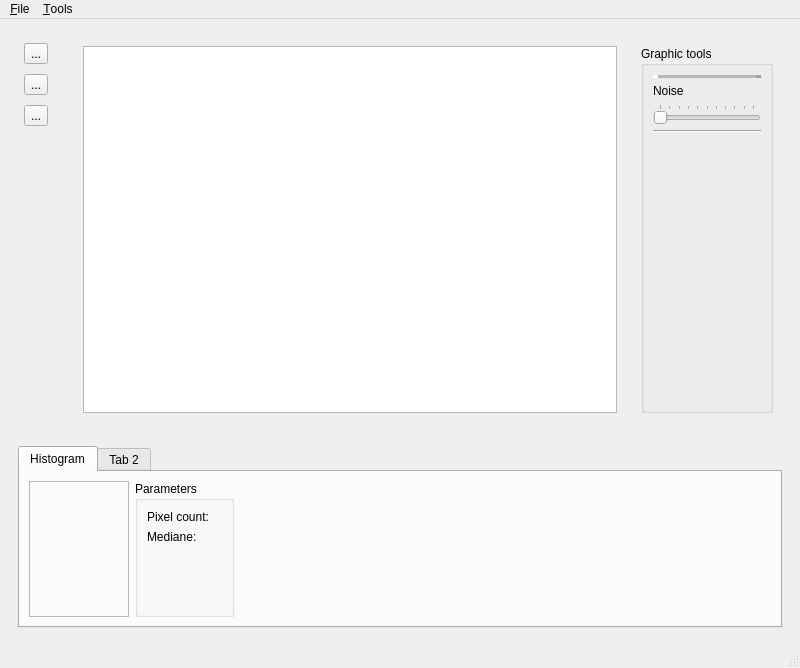
<?xml version="1.0" encoding="UTF-8"?>
<ui version="4.0">
 <class>MainWindow</class>
 <widget class="QMainWindow" name="MainWindow">
  <property name="geometry">
   <rect>
    <x>0</x>
    <y>0</y>
    <width>800</width>
    <height>668</height>
   </rect>
  </property>
  <property name="windowTitle">
   <string>MainWindow</string>
  </property>
  <widget class="QWidget" name="mainWidget">
   <layout class="QVBoxLayout" name="verticalLayout_2">
    <item>
     <widget class="QWidget" name="workSpaceWidget" native="true">
      <layout class="QHBoxLayout" name="horizontalLayout">
       <item>
        <widget class="QWidget" name="leftWidget" native="true">
         <property name="sizePolicy">
          <sizepolicy hsizetype="Expanding" vsizetype="Preferred">
           <horstretch>0</horstretch>
           <verstretch>0</verstretch>
          </sizepolicy>
         </property>
         <property name="minimumSize">
          <size>
           <width>50</width>
           <height>0</height>
          </size>
         </property>
         <property name="maximumSize">
          <size>
           <width>50</width>
           <height>16777215</height>
          </size>
         </property>
         <layout class="QVBoxLayout" name="verticalLayout" stretch="0,0,0,0">
          <property name="spacing">
           <number>10</number>
          </property>
          <property name="sizeConstraint">
           <enum>QLayout::SetDefaultConstraint</enum>
          </property>
          <property name="leftMargin">
           <number>6</number>
          </property>
          <property name="topMargin">
           <number>6</number>
          </property>
          <property name="bottomMargin">
           <number>6</number>
          </property>
          <item>
           <widget class="QToolButton" name="ArrowTool">
            <property name="text">
             <string>...</string>
            </property>
            <property name="icon">
             <iconset resource="qresfile.qrc">
              <normaloff>:/newPrefix/arrow.svg</normaloff>:/newPrefix/arrow.svg</iconset>
            </property>
           </widget>
          </item>
          <item>
           <widget class="QToolButton" name="HandTool">
            <property name="text">
             <string>...</string>
            </property>
            <property name="icon">
             <iconset resource="qresfile.qrc">
              <normaloff>:/newPrefix/hand.svg</normaloff>:/newPrefix/hand.svg</iconset>
            </property>
           </widget>
          </item>
          <item>
           <widget class="QToolButton" name="blurTool">
            <property name="text">
             <string>...</string>
            </property>
            <property name="icon">
             <iconset resource="qresfile.qrc">
              <normaloff>:/newPrefix/blur.svg</normaloff>:/newPrefix/blur.svg</iconset>
            </property>
           </widget>
          </item>
          <item>
           <spacer name="horizontalSpacer">
            <property name="orientation">
             <enum>Qt::Vertical</enum>
            </property>
            <property name="sizeHint" stdset="0">
             <size>
              <width>20</width>
              <height>40</height>
             </size>
            </property>
           </spacer>
          </item>
         </layout>
        </widget>
       </item>
       <item>
        <widget class="QWidget" name="centralWidget" native="true">
         <property name="sizePolicy">
          <sizepolicy hsizetype="Expanding" vsizetype="Preferred">
           <horstretch>0</horstretch>
           <verstretch>0</verstretch>
          </sizepolicy>
         </property>
         <property name="minimumSize">
          <size>
           <width>200</width>
           <height>200</height>
          </size>
         </property>
         <layout class="QGridLayout" name="gridLayout">
          <item row="0" column="0">
           <widget class="QGraphicsView" name="mainView"/>
          </item>
         </layout>
        </widget>
       </item>
       <item>
        <widget class="QWidget" name="rightWidget" native="true">
         <property name="sizePolicy">
          <sizepolicy hsizetype="Expanding" vsizetype="Preferred">
           <horstretch>0</horstretch>
           <verstretch>0</verstretch>
          </sizepolicy>
         </property>
         <property name="minimumSize">
          <size>
           <width>50</width>
           <height>0</height>
          </size>
         </property>
         <property name="maximumSize">
          <size>
           <width>150</width>
           <height>16777215</height>
          </size>
         </property>
         <layout class="QVBoxLayout" name="verticalLayout_3">
          <item>
           <widget class="QGroupBox" name="groupBox">
            <property name="title">
             <string>Graphic tools</string>
            </property>
            <layout class="QVBoxLayout" name="verticalLayout_4">
             <item>
              <widget class="Line" name="line">
               <property name="frameShadow">
                <enum>QFrame::Raised</enum>
               </property>
               <property name="lineWidth">
                <number>5</number>
               </property>
               <property name="midLineWidth">
                <number>5</number>
               </property>
               <property name="orientation">
                <enum>Qt::Horizontal</enum>
               </property>
              </widget>
             </item>
             <item>
              <widget class="QLabel" name="label">
               <property name="text">
                <string>Noise</string>
               </property>
              </widget>
             </item>
             <item>
              <widget class="QSlider" name="noiseSlider">
               <property name="maximum">
                <number>10</number>
               </property>
               <property name="orientation">
                <enum>Qt::Horizontal</enum>
               </property>
               <property name="invertedAppearance">
                <bool>false</bool>
               </property>
               <property name="invertedControls">
                <bool>false</bool>
               </property>
               <property name="tickPosition">
                <enum>QSlider::TicksAbove</enum>
               </property>
               <property name="tickInterval">
                <number>1</number>
               </property>
              </widget>
             </item>
             <item>
              <widget class="Line" name="line_2">
               <property name="orientation">
                <enum>Qt::Horizontal</enum>
               </property>
              </widget>
             </item>
             <item>
              <spacer name="verticalSpacer">
               <property name="orientation">
                <enum>Qt::Vertical</enum>
               </property>
               <property name="sizeHint" stdset="0">
                <size>
                 <width>20</width>
                 <height>40</height>
                </size>
               </property>
              </spacer>
             </item>
            </layout>
           </widget>
          </item>
         </layout>
        </widget>
       </item>
      </layout>
     </widget>
    </item>
    <item>
     <widget class="QWidget" name="monitorWidget" native="true">
      <property name="sizePolicy">
       <sizepolicy hsizetype="Expanding" vsizetype="MinimumExpanding">
        <horstretch>0</horstretch>
        <verstretch>0</verstretch>
       </sizepolicy>
      </property>
      <property name="minimumSize">
       <size>
        <width>0</width>
        <height>100</height>
       </size>
      </property>
      <property name="maximumSize">
       <size>
        <width>16777215</width>
        <height>200</height>
       </size>
      </property>
      <layout class="QHBoxLayout" name="horizontalLayout_2">
       <item>
        <widget class="QTabWidget" name="tabWidget">
         <property name="currentIndex">
          <number>0</number>
         </property>
         <widget class="QWidget" name="histogramTab">
          <attribute name="title">
           <string>Histogram</string>
          </attribute>
          <layout class="QHBoxLayout" name="horizontalLayout_3">
           <item>
            <widget class="QFrame" name="histogram">
             <property name="sizePolicy">
              <sizepolicy hsizetype="Minimum" vsizetype="Minimum">
               <horstretch>0</horstretch>
               <verstretch>0</verstretch>
              </sizepolicy>
             </property>
             <property name="minimumSize">
              <size>
               <width>100</width>
               <height>100</height>
              </size>
             </property>
             <property name="maximumSize">
              <size>
               <width>200</width>
               <height>200</height>
              </size>
             </property>
             <property name="sizeIncrement">
              <size>
               <width>0</width>
               <height>0</height>
              </size>
             </property>
             <property name="frameShape">
              <enum>QFrame::StyledPanel</enum>
             </property>
             <property name="frameShadow">
              <enum>QFrame::Raised</enum>
             </property>
             <layout class="QHBoxLayout" name="horizontalLayout_4"/>
            </widget>
           </item>
           <item>
            <widget class="QGroupBox" name="groupBox_2">
             <property name="title">
              <string>Parameters</string>
             </property>
             <layout class="QFormLayout" name="formLayout">
              <item row="0" column="0">
               <widget class="QLabel" name="label_2">
                <property name="text">
                 <string>Pixel count:</string>
                </property>
               </widget>
              </item>
              <item row="0" column="1">
               <widget class="QLabel" name="pixelCount">
                <property name="text">
                 <string/>
                </property>
               </widget>
              </item>
              <item row="1" column="0">
               <widget class="QLabel" name="label_4">
                <property name="text">
                 <string>Mediane:</string>
                </property>
               </widget>
              </item>
              <item row="1" column="1">
               <widget class="QLabel" name="mediane">
                <property name="text">
                 <string/>
                </property>
               </widget>
              </item>
             </layout>
            </widget>
           </item>
           <item>
            <spacer name="horizontalSpacer_3">
             <property name="orientation">
              <enum>Qt::Horizontal</enum>
             </property>
             <property name="sizeHint" stdset="0">
              <size>
               <width>40</width>
               <height>20</height>
              </size>
             </property>
            </spacer>
           </item>
          </layout>
         </widget>
         <widget class="QWidget" name="tab_2">
          <attribute name="title">
           <string>Tab 2</string>
          </attribute>
         </widget>
        </widget>
       </item>
      </layout>
     </widget>
    </item>
   </layout>
  </widget>
  <widget class="QMenuBar" name="menubar">
   <property name="geometry">
    <rect>
     <x>0</x>
     <y>0</y>
     <width>800</width>
     <height>29</height>
    </rect>
   </property>
   <property name="contextMenuPolicy">
    <enum>Qt::DefaultContextMenu</enum>
   </property>
   <property name="autoFillBackground">
    <bool>false</bool>
   </property>
   <property name="defaultUp">
    <bool>false</bool>
   </property>
   <property name="nativeMenuBar">
    <bool>true</bool>
   </property>
   <widget class="QMenu" name="menuFile">
    <property name="title">
     <string>&amp;File</string>
    </property>
    <addaction name="actionOpen_image"/>
    <addaction name="actionSave"/>
    <addaction name="actionSave_as"/>
   </widget>
   <widget class="QMenu" name="menuTools">
    <property name="title">
     <string>&amp;Tools</string>
    </property>
    <widget class="QMenu" name="menu_Filters">
     <property name="title">
      <string>&amp;Filters</string>
     </property>
     <addaction name="actionLinear"/>
    </widget>
    <addaction name="menu_Filters"/>
   </widget>
   <addaction name="menuFile"/>
   <addaction name="menuTools"/>
  </widget>
  <widget class="QStatusBar" name="statusbar"/>
  <action name="actionOpen_image">
   <property name="text">
    <string>&amp;Open image</string>
   </property>
  </action>
  <action name="actionSave">
   <property name="text">
    <string>&amp;Save</string>
   </property>
  </action>
  <action name="actionSave_as">
   <property name="text">
    <string>Save &amp;as..</string>
   </property>
  </action>
  <action name="actionLinear">
   <property name="text">
    <string>&amp;Linear</string>
   </property>
  </action>
 </widget>
 <resources>
  <include location="qresfile.qrc"/>
 </resources>
 <connections/>
</ui>
